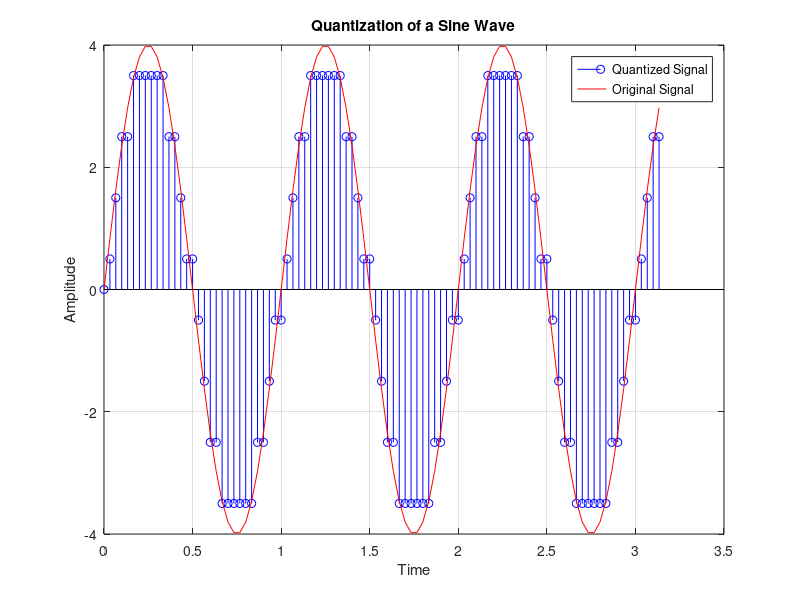

Source code (MATLAB):
% Parameters
Amplitude = 4;              % Amplitude of the sine wave
Bits = 3;                   % Number of bits for quantization
Frequency = 1;              % Frequency of the sine wave
SamplingFrequency = 30;     % Sampling frequency

% Time vector for one cycle
Time = 0:1/SamplingFrequency:pi;

% Generate sampled sine wave
SampledSignal = Amplitude * sin(2 * pi * Frequency * Time);

% Number of samples
NumSamples = length(SampledSignal);

% Initialize quantized output
QuantizedOutput = zeros(1, NumSamples);

% Calculate step size for quantization
StepSize = 2 * Amplitude / (2 ^ Bits);

% Determine lower and upper limits for quantization
LowerLimit = -Amplitude + StepSize / 2;
UpperLimit = Amplitude - StepSize / 2;

% Quantization process
for Level = LowerLimit:StepSize:UpperLimit
    for SampleIndex = 1:NumSamples
        if ((Level - StepSize / 2) < SampledSignal(SampleIndex)) && (SampledSignal(SampleIndex) < (Level + StepSize / 2))
            QuantizedOutput(SampleIndex) = Level;
        end
    end
end

% Plot quantized signal
stem(Time, QuantizedOutput, 'b', 'DisplayName', 'Quantized Signal');
hold on;

% Plot original sine wave
plot(Time, SampledSignal, 'r', 'DisplayName', 'Original Signal');

% Labels and legend
xlabel('Time');
ylabel('Amplitude');
title('Quantization of a Sine Wave');
legend show;
grid on;